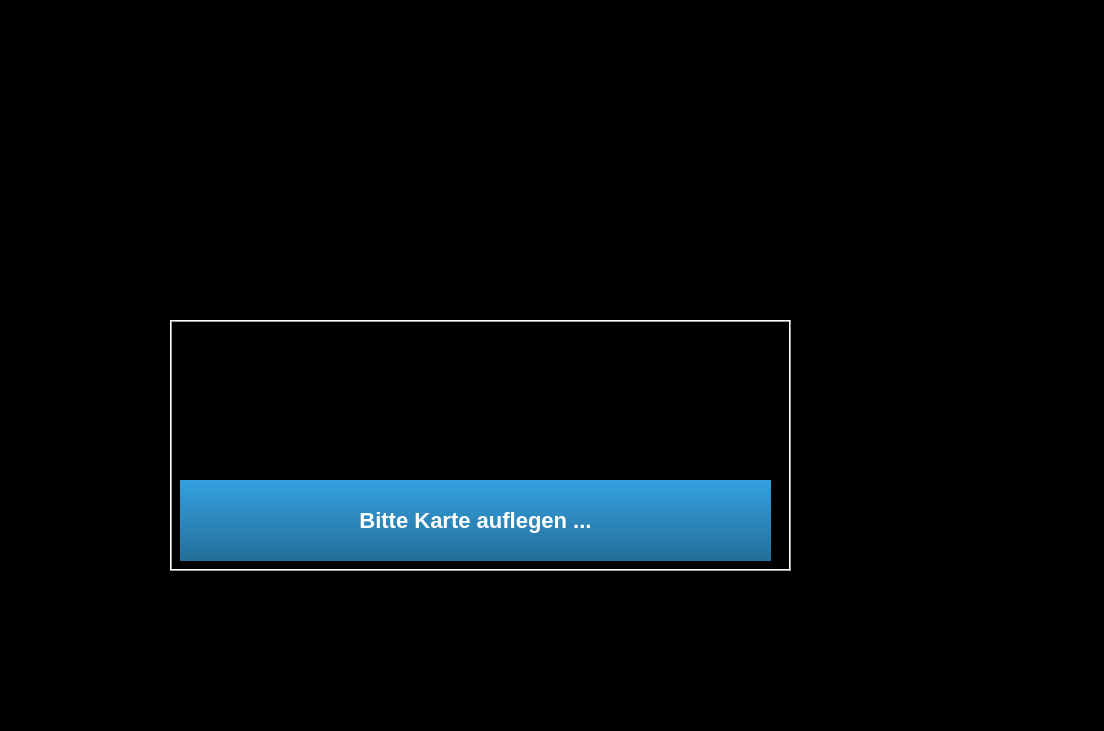
<?xml version="1.0" encoding="UTF-8"?>
<ui version="4.0">
 <class>Screensaver</class>
 <widget class="QDialog" name="Screensaver">
  <property name="windowModality">
   <enum>Qt::NonModal</enum>
  </property>
  <property name="geometry">
   <rect>
    <x>0</x>
    <y>0</y>
    <width>1104</width>
    <height>731</height>
   </rect>
  </property>
  <property name="windowTitle">
   <string>Screensaver</string>
  </property>
  <property name="styleSheet">
   <string notr="true">QDialog 
{
	background-color: black;
}

#logo {
	background-image: url(resource/logo.png);
	background-repeat: no-repeat;
	background-position: center;
}

QLabel#message {
	color: white;
	background-color: qlineargradient(spread:pad, x1:0, y1:0, x2:0, y2:1, stop:0 rgba(52, 161, 224, 255), stop:1 rgba(36, 110, 153, 255));
	border-radius: 1em;
	padding: 1em;
	font-size: 22px;
	font-weight: bold;
}</string>
  </property>
  <property name="modal">
   <bool>true</bool>
  </property>
  <widget class="QFrame" name="frame">
   <property name="geometry">
    <rect>
     <x>170</x>
     <y>320</y>
     <width>621</width>
     <height>251</height>
    </rect>
   </property>
   <property name="frameShape">
    <enum>QFrame::Box</enum>
   </property>
   <property name="frameShadow">
    <enum>QFrame::Raised</enum>
   </property>
   <widget class="QLabel" name="logo">
    <property name="geometry">
     <rect>
      <x>10</x>
      <y>10</y>
      <width>601</width>
      <height>140</height>
     </rect>
    </property>
    <property name="sizePolicy">
     <sizepolicy hsizetype="Preferred" vsizetype="Fixed">
      <horstretch>0</horstretch>
      <verstretch>0</verstretch>
     </sizepolicy>
    </property>
    <property name="minimumSize">
     <size>
      <width>0</width>
      <height>140</height>
     </size>
    </property>
    <property name="text">
     <string/>
    </property>
   </widget>
   <widget class="QLabel" name="message">
    <property name="geometry">
     <rect>
      <x>10</x>
      <y>160</y>
      <width>591</width>
      <height>81</height>
     </rect>
    </property>
    <property name="sizePolicy">
     <sizepolicy hsizetype="Preferred" vsizetype="Fixed">
      <horstretch>0</horstretch>
      <verstretch>0</verstretch>
     </sizepolicy>
    </property>
    <property name="text">
     <string>Bitte Karte auflegen ...</string>
    </property>
    <property name="alignment">
     <set>Qt::AlignCenter</set>
    </property>
   </widget>
  </widget>
 </widget>
 <resources/>
 <connections/>
</ui>
